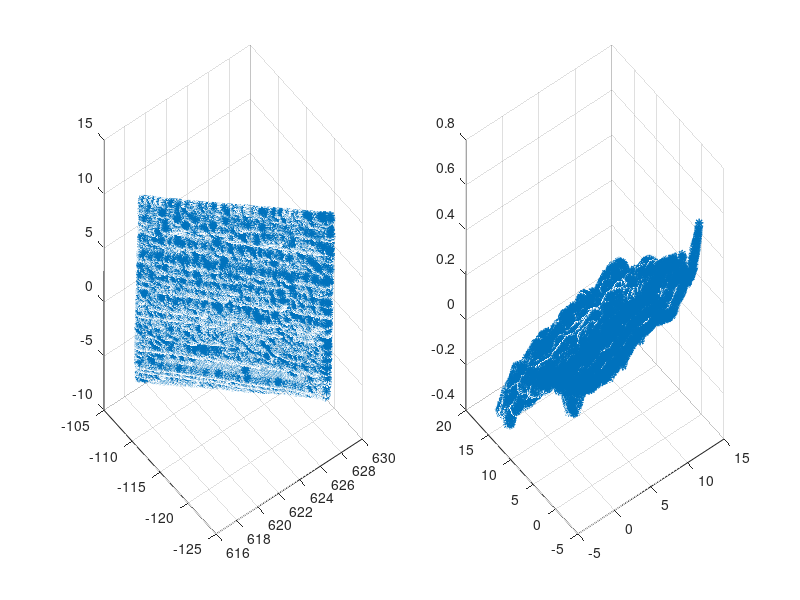

MATLAB code to generate this figure: (Note: this script raises an error after producing the figure.)
%Name: Chuan He
%Date: 11/30/2022
%Latest Modification: 11/30/2022
%Aim: Scanned data analysis

clear
clc
close all

% (modify: load file)
% load FBS_Baseline_0_0_X_Face.txt
% Point_Cloud = FBS_Baseline_0_0_X_Face;
% clear load FBS_Baseline_0_0_X_Face

load LPV_FBS_x40_yneg69.txt
Point_Cloud = LPV_FBS_x40_yneg69;
clear LPV_FBS_x40_yneg69

figure
subplot(1,2,1)
scatter3(Point_Cloud(:,1),Point_Cloud(:,2),Point_Cloud(:,3),'*');

x1 = min(Point_Cloud(:,1));
x2 = max(Point_Cloud(:,1));
y1 = min(Point_Cloud(:,2));
y2 = max(Point_Cloud(:,2));
z1 = min(Point_Cloud(:,3));
z2 = max(Point_Cloud(:,3));

x_width = x2-x1;
y_length = y2-y1;
z_height = z2-z1;

P = [0, 0, 0;...
    x_width, 0, 0;...
    0, y_length, 0;...
    x_width, y_length, 0];

Q = [x1, y2, z1;...
    x2, y1, z1;...
    x1, y2, z2;...
    x2, y1, z2]; % load FBS_Baseline_0_0_X_Face

%
Centroid_P = mean(P);
Centroid_Q = mean(Q);

decentrailzed_P = P-Centroid_P;
decentrailzed_Q = Q-Centroid_Q;

[U,S,V] = svd(decentrailzed_Q'*decentrailzed_P);
R = V*U';
t = Centroid_P'-R*Centroid_Q';
New_Point_Cloud = R*Point_Cloud'+t;
New_Point_Cloud = New_Point_Cloud';

subplot(1,2,2)
scatter3(New_Point_Cloud(:,1),New_Point_Cloud(:,2),New_Point_Cloud(:,3),'*');

std_dev = std(New_Point_Cloud(:,3))

figure
colormap jet;
pcshow(New_Point_Cloud, 'BackgroundColor', 'w')
grid off
xlabel('X [mm]')
ylabel('Z [mm]')
colorbar
% caxis([-0.6,0.6])
caxis([-1.0,1.0])
